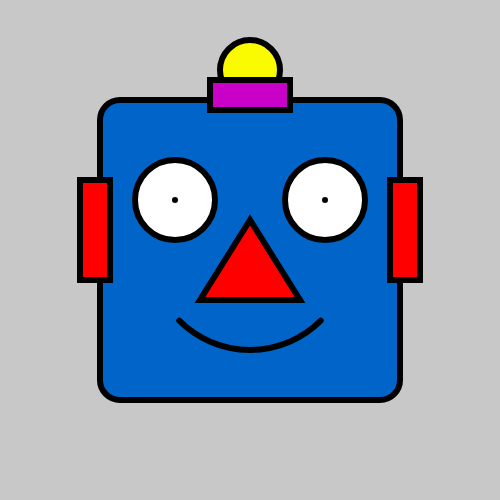
Frame 1 (no input)
Frame 60 (no input): identical to frame 1, image omitted
Frame 120 (the mouse pressed at the canvas centre since frame 60): identical to frame 1, image omitted

The p5.js sketch that drew this single still picture (run headless with seeded random() and noise() and a simulated clock; from frame 60 on, the mouse is pressed at the canvas centre):

// p5.js sketch
// ── sketch.js
function setup()
{
	//create a canvas for the robot
	createCanvas(500, 500);
}

function draw()
{
	background(200);   
	
	strokeWeight(6);

	//robots head
	fill(0,100,200);
	rect(100, 100, 300, 300, 20);


	//robots antenna
	fill(250, 250, 0);
	ellipse(250, 70, 60, 60);


	fill(200, 0, 200);
	rect(210, 80, 80, 30);

	//robots eyes
	fill(255);
	ellipse(175, 200, 80, 80);
	point(175, 200);
	ellipse(325, 200, 80, 80);
	point(325, 200);


	//robots nose
	fill(255, 0, 0);
	triangle(250, 220, 200, 300, 300, 300);

	//robots ears
	rect(80, 180, 30, 100);
	rect(390, 180, 30, 100);

	//robots mouth
	noFill();
	arc(250,250,200,200,QUARTER_PI,HALF_PI+QUARTER_PI);
	/* beginShape();
	vertex(175, 340);
	vertex(200, 370);
	vertex(225, 340);
	vertex(250, 370);
	vertex(275, 340);
	vertex(300, 370);
	vertex(325, 340);
	endShape(); */
}
